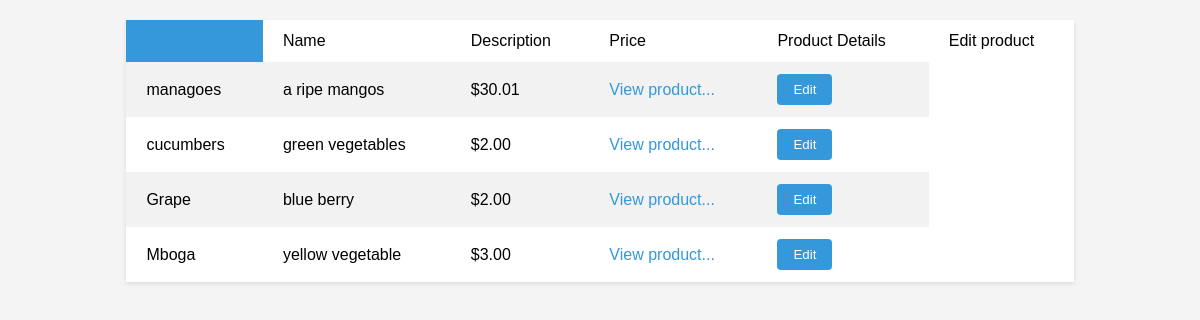
Screenshot of /inventory/products/ with the database file from the repository.
### inventory/models.py (models this page shows, shortened)
class Product(models.Model):
    name = models.CharField(max_length=32)
    description = models.TextField()
    image = models.ImageField(upload_to='image')
    price = models.DecimalField(max_digits=6, decimal_places=2)
    stock = models.PositiveBigIntegerField()
    date_created = models.DateTimeField(auto_now_add=True)
    date_update = models.DateTimeField(auto_now=True)

### inventory/views.py (the view)
# urls.py: path('products/', views.products_list, name='products_list'),
def products_list(request):
    products = Product.objects.all()
    return render(request, "inventory/products_list.html", {"products": products})

### templates/inventory/products_list.html (shortened to what this page needs)
<!DOCTYPE html>
<html lang="en">
<head>
    {% load static %}
    <link rel="stylesheet" href="{% static 'inventory/product_list.css' %}">
</head>
<body>
  <table>
    <th>
        <td>Name</td>
        <td>Description</td>
        <td>Price</td>
        <td>Product Details</td>
        <td>Edit product</td>
    </th>
    {% for product in products%}
    <tr>
        <td>{{product.name}}</td>
        <td>{{product.description}}</td>
        <td>${{product.price}}</td>
        <td><a href="{% url 'product_detail_view' id=product.id %}">View product...</a></td>
        <td><a href="{% url 'product_edit_view' id=product.id %}"> <button>Edit</button></a></td>
    </tr>
    {% endfor %}
  </table>
</body>
</html>

### static/inventory/product_list.css (style rules this page uses)
body { font-family: Arial, sans-serif; background-color: #f4f4f4; }
table { width: 80%; margin: 20px auto; border-collapse: collapse; background-color: #fff; box-shadow: 0 2px 4px rgba(0, 0, 0, 0.1); }
th, td { padding: 12px 20px; text-align: left; }
th { background-color: #3498db; color: white; }
tr:nth-child(even) { background-color: #f2f2f2; }
a { text-decoration: none; color: #3498db; }
button { background-color: #3498db; color: white; border: none; border-radius: 4px; padding: 8px 16px; cursor: pointer; transition: background-color 0.3s ease; }

### rows the page displays
Product: name "managoes", description "a ripe mangos", price "30.01"
Product: name "cucumbers", description "green vegetables", price "2.00"
Product: name "Grape", description "blue berry", price "2.00"
Product: name "Mboga", description "yellow vegetable", price "3.00"
